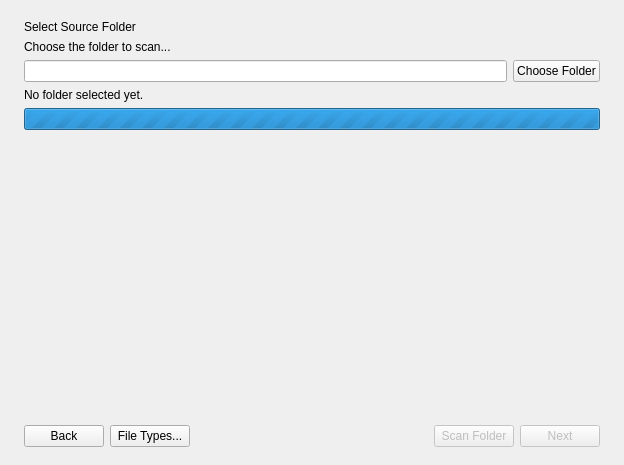
<?xml version="1.0" encoding="UTF-8"?>
<ui version="4.0">
 <class>Form</class>
 <widget class="QWidget" name="Form">
  <property name="geometry">
   <rect>
    <x>0</x>
    <y>0</y>
    <width>624</width>
    <height>465</height>
   </rect>
  </property>
  <property name="windowTitle">
   <string>Form</string>
  </property>
  <layout class="QVBoxLayout" name="verticalLayout">
   <property name="leftMargin">
    <number>24</number>
   </property>
   <property name="topMargin">
    <number>20</number>
   </property>
   <property name="rightMargin">
    <number>24</number>
   </property>
   <property name="bottomMargin">
    <number>18</number>
   </property>
   <item>
    <widget class="QLabel" name="label">
     <property name="text">
      <string>Select Source Folder</string>
     </property>
    </widget>
   </item>
   <item>
    <widget class="QLabel" name="label_2">
     <property name="text">
      <string>Choose the folder to scan...</string>
     </property>
    </widget>
   </item>
   <item>
    <layout class="QHBoxLayout" name="horizontalLayout">
     <item>
      <widget class="QLineEdit" name="srcPathEdit">
       <property name="readOnly">
        <bool>true</bool>
       </property>
      </widget>
     </item>
     <item>
      <widget class="QPushButton" name="chooseFolderButton">
       <property name="text">
        <string>Choose Folder</string>
       </property>
      </widget>
     </item>
    </layout>
   </item>
   <item>
    <widget class="QLabel" name="chooseFolderLabel">
     <property name="text">
      <string>No folder selected yet.</string>
     </property>
     <property name="wordWrap">
      <bool>true</bool>
     </property>
    </widget>
   </item>
   <item>
    <widget class="QProgressBar" name="scanProgressBar">
     <property name="maximum">
      <number>0</number>
     </property>
     <property name="value">
      <number>-1</number>
     </property>
    </widget>
   </item>
   <item>
    <widget class="QLabel" name="statusLabel">
     <property name="text">
      <string/>
     </property>
     <property name="wordWrap">
      <bool>true</bool>
     </property>
    </widget>
   </item>
   <item>
    <spacer name="verticalSpacer">
     <property name="orientation">
      <enum>Qt::Orientation::Vertical</enum>
     </property>
     <property name="sizeHint" stdset="0">
      <size>
       <width>20</width>
       <height>40</height>
      </size>
     </property>
    </spacer>
   </item>
   <item>
    <layout class="QHBoxLayout" name="horizontalLayout_2">
     <item>
      <widget class="QPushButton" name="backButton">
       <property name="text">
        <string>Back</string>
       </property>
      </widget>
     </item>
     <item>
      <widget class="QPushButton" name="fileTypesButton">
       <property name="text">
        <string>File Types...</string>
       </property>
      </widget>
     </item>
     <item>
      <spacer name="navSpacer">
       <property name="orientation">
        <enum>Qt::Orientation::Horizontal</enum>
       </property>
       <property name="sizeHint" stdset="0">
        <size>
         <width>40</width>
         <height>20</height>
        </size>
       </property>
      </spacer>
     </item>
     <item>
      <widget class="QPushButton" name="scanFolderButton">
       <property name="enabled">
        <bool>false</bool>
       </property>
       <property name="text">
        <string>Scan Folder</string>
       </property>
      </widget>
     </item>
     <item>
      <widget class="QPushButton" name="continueButton">
       <property name="enabled">
        <bool>false</bool>
       </property>
       <property name="text">
        <string>Next</string>
       </property>
      </widget>
     </item>
    </layout>
   </item>
  </layout>
 </widget>
 <resources/>
 <connections/>
</ui>
